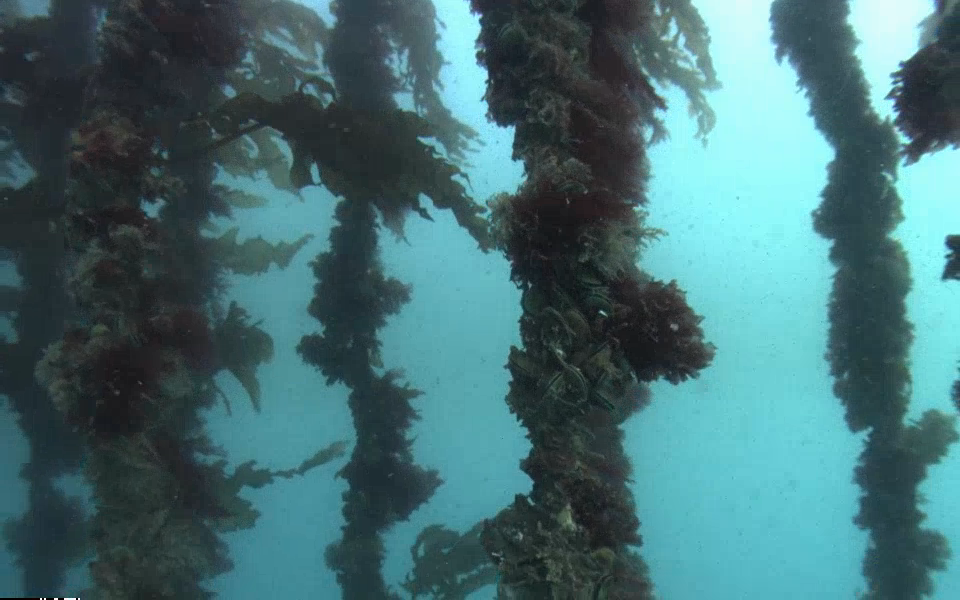
#> input picture plugins/tracker/iml.png, 960 x 600 px, found by its file name
$ jupyter execute ropetrack.ipynb   (shell and % lines are left out)
#> lines starting #> are read from the running program, lines starting #| are printed output that depends on the picture
[cell 1]
import numpy as np
from matplotlib import pyplot as plt
import cv2

[cell 2]
path='/home/ori/projects/data2/190227-121527/'
#imname='r00007935.pgm'
#imname='r00003575.pgm'
imname='r00003480.pgm'
#imname='r00009175.pgm'
imname='l00006440.pgm'
imname='r00006440.pgm'
fname=path+imname
fname='/home/ori/projects/RovVision2/plugins/tracker/iml.png'

[cell 3]
im = cv2.imread(fname)[::2,::2,1]
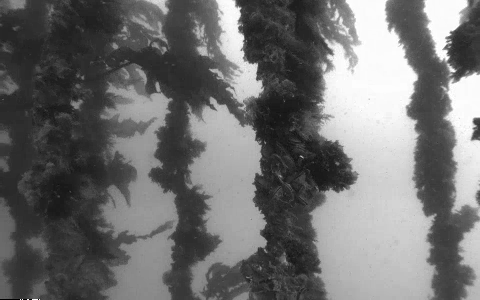
#> im: shape (300, 480); min 0, max 255, mean 111.3
plt.figure()
plt.imshow(im,cmap='gray')

[cell 4]
slot=[100,200]
im1=im[slot[0]:slot[1],:].sum(axis=0).flatten().astype(float)
#> im1 = 480 values, max 23602 at index 468, min 3506 at index 270, mean 11292.1
plt.figure()
#plt.plot(np.convolve(im1,np.concatenate((np.ones(8),-np.ones(8)))))
im2=im1#np.convolve(im1,np.ones(10),'valid')
#> im2 has the same summary as im1

plt.plot(im2)
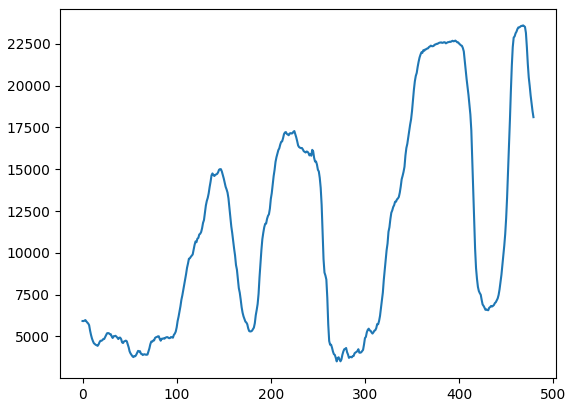
#> figure drawn by matplotlib, 1 panel; curve peaks at x = 468, y = 23602

[cell 5]
yy=np.fft.fft(im2)
y=np.log10(np.abs(yy))
#> y = 480 values, max 6.73 at index 0, min 3.63 at index 56, mean 4.1
x=np.fft.fftfreq(len(im2))
#> x = 480 values, max 0.498 at index 239, min -0.5 at index 240, mean -0.00104
plt.figure()
#plt.plot(x,y)
yy[5:-5]=0
im2r=np.fft.ifft(yy)
plt.plot(im2r)
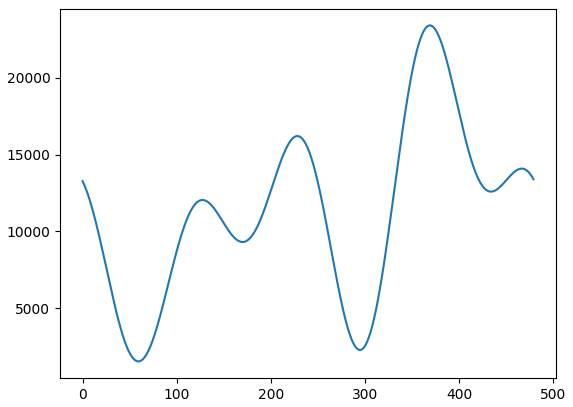
#> figure drawn by matplotlib, 1 panel; curve peaks at x = 369, y = 23421.6

[cell 6]
from scipy.signal import argrelextrema
argrelextrema(im2r, np.greater)[0]
#> Out = [127, 228, 369, 467]

[cell 7]
argrelextrema(im2r, np.less)
#> Out = ([59, 170, 295, 434],)

[cell 8]
def detect_rope(prev_col,extrema,start_row,nrows,im):
#> called with prev_col = 329, start_row = 100, nrows = 100
    imt=im[start_row:start_row+nrows,:].sum(axis=0).flatten().astype(float)
#> imt has the same summary as im1 outside detect_rope
    #plt.plot(np.convolve(im1,np.concatenate((np.ones(8),-np.ones(8)))))
    #conv_val=10
    #im2=np.convolve(im1,np.ones(conv_val),'valid')
    yy=np.fft.fft(imt)
    yy[5:-5]=0
    im2r=np.fft.ifft(yy)

    maxima=argrelextrema(im2r, np.greater)[0]
#> maxima = [127, 228, 369, 467]
    minima=argrelextrema(im2r, np.less)[0]
#> minima = [59, 170, 295, 434]
    if extrema is None:
        totest=np.concatenate((maxima,minima))
#> totest = [127, 228, 369, 467, 59, 170, 295, 434]
    elif extrema == 'max':
        totest=maxima
    else:
        totest=minima
    if len(totest)==0:
        return None
    new_col=totest[np.argmin(np.abs(totest-prev_col))]
#> new_col = 295
    res='min'
    if new_col in maxima:
        res='max'
    return res,new_col

[cell 9]
detect_rope(329,None,100,100,im)
#> Out = ('min', 295)

[cell 10]
thick=200
#> thick = 200
extrema,col=detect_rope(100,None,0,thick,im)
#> extrema = 'max'; col = 128
cols=[]
for i in range(im.shape[0]-thick):
    extrema,col=detect_rope(col,extrema,i,100,im)
    cols.append((col,i+thick//2))
#> this loop made 100 passes
#> (minima in detect_rope, totest in detect_rope, new_col in detect_rope, col) on passes 1 to 12: ([57, 172, 292], [129, 233, 363], 129, 129), ([57, 172, 292], [129, 233, 363], 129, 129), ([57, 172, 292], [129, 233, 363], 129, 129), ([56, 172, 292], [129, 233, 363], 129, 129), ([56, 173, 292], [129, 233, 363], 129, 129), ([56, 173, 291], [129, 233, 363], 129, 129), ([56, 173, 291], [129, 233, 363], 129, 129), ([56, 173, 291], [128, 233, 363], 128, 128), ([56, 173, 291], [128, 233, 363], 128, 128), ([56, 173, 291], [128, 233, 363], 128, 128), ([56, 173, 291], [128, 233, 363], 128, 128), ([56, 173, 291], [128, 233, 363], 128, 128)
#> after the loop, cols = 100 pairs, first value 125 to 129, second value 100 to 199
cols=np.array(cols)

[cell 11]
plt.figure()
plt.imshow(im,cmap='gray')
plt.plot(cols[:,0],cols[:,1],'-r')
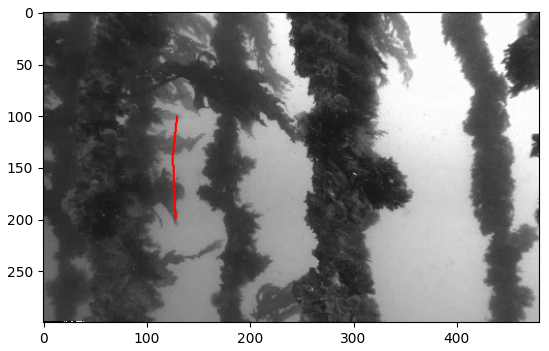
#> figure drawn by matplotlib, 1 panel
